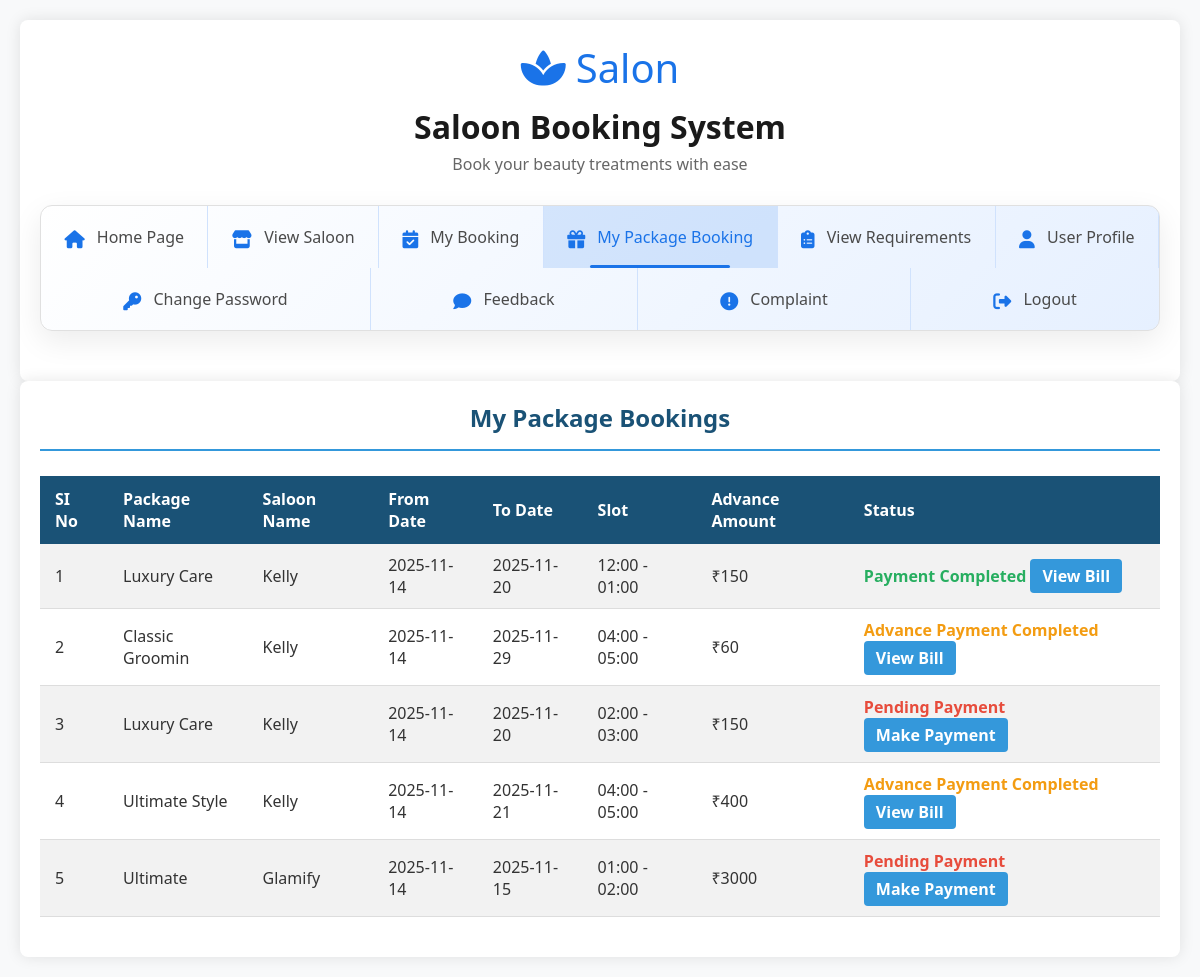
Screenshot of /User/mypackagebooking.php (signed in) with the database file from the repository.
### tables this page shows
CREATE TABLE `tbl_packagebooking` (
  `packagebooking_id` int(11) NOT NULL,
  `packagebooking_date` varchar(100) NOT NULL,
  `packagebooking_todate` varchar(100) NOT NULL,
  `packagebooking_amount` int(11) NOT NULL,
  `packagebooking_status` int(11) NOT NULL DEFAULT 0,
  `user_id` int(11) NOT NULL,
  `package_id` int(11) NOT NULL,
  `slot_id` int(11) NOT NULL,
  `packagebooking_totalamount` int(11) NOT NULL
);

CREATE TABLE `tbl_package` (
  `package_id` int(11) NOT NULL,
  `package_name` varchar(40) NOT NULL,
  `package_amount` int(11) NOT NULL,
  `package_description` varchar(100) NOT NULL,
  `package_photo` varchar(100) NOT NULL,
  `package_status` int(11) NOT NULL DEFAULT 1,
  `saloon_id` int(11) NOT NULL
);

CREATE TABLE `tbl_saloon` (
  `saloon_id` int(11) NOT NULL,
  `saloon_name` varchar(30) NOT NULL,
  `saloon_email` varchar(100) NOT NULL,
  `saloon_contact` varchar(30) NOT NULL,
  `saloon_password` varchar(30) NOT NULL,
  `saloon_address` varchar(40) NOT NULL,
  `saloon_logo` varchar(100) NOT NULL,
  `saloon_proof` varchar(100) NOT NULL,
  `saloon_status` int(11) NOT NULL DEFAULT 0,
  `place_id` int(11) NOT NULL,
  `saloon_ownername` varchar(30) NOT NULL,
  `saloon_gstno` varchar(100) NOT NULL,
  `saloon_doj` date NOT NULL,
  `saloon_reason` varchar(200) NOT NULL
);

CREATE TABLE `tbl_slot` (
  `slot_id` int(11) NOT NULL,
  `slot_from` varchar(40) NOT NULL,
  `slot_to` varchar(40) NOT NULL,
  `saloon_id` int(11) NOT NULL,
  `slot_status` int(11) NOT NULL DEFAULT 1
);

### User/mypackagebooking.php (the view, shortened to what this page needs)
<?php
include('Header.php');
?>
<!DOCTYPE html PUBLIC "-//W3C//DTD XHTML 1.0 Transitional//EN" "http://www.w3.org/TR/xhtml1/DTD/xhtml1-transitional.dtd">
<html xmlns="http://www.w3.org/1999/xhtml">
<head>
</head>
<body>
<div class="container">
  <h2>My Package Bookings</h2>
  <form id="form1" name="form1" method="post" action="">
    <table>
      <tr>
        <th>SI No</th>
        <th>Package Name</th>
        <th>Saloon Name</th>
        <th>From Date</th>
        <th>To Date</th>
        <th>Slot</th>
        <th>Advance Amount</th>
        <th>Status</th>
      </tr>
      <?php
      $i = 0;
      $sel="select * from tbl_packagebooking m INNER JOIN tbl_package p on m.package_id=p.package_id inner join tbl_saloon s on p.saloon_id=s.saloon_id inner join tbl_slot d on m.slot_id=d.slot_id where user_id='".$_SESSION['uid']."'";
      $row = $con->query($sel);
      if($row->num_rows > 0) {
        while($data = $row->fetch_assoc())
        {
          $i++;
        ?>
        <tr>
          <td><?php echo $i; ?></td>
          <td><?php echo $data["package_name"]; ?></td>
          <td><?php echo $data["saloon_name"];?></td>
          <td><?php echo $data["packagebooking_date"]; ?></td>
          <td><?php echo $data["packagebooking_todate"]; ?></td>
          <td><?php echo $data['slot_from'] ?> - <?php echo $data['slot_to'] ?></td>
          <td>₹<?php echo $data["packagebooking_amount"]; ?></td>
          <td>
            <?php
            if($data['packagebooking_status'] == 1) {
              echo '<span class="status-advance">Advance Payment Completed</span>';
              echo ' <a class="action-btn" href="Packagebill.php?bid='.$data['packagebooking_id'].'">View Bill</a>';
            } else if($data['packagebooking_status'] == 2) {
              echo '<span class="status-completed">Payment Completed</span>';
              echo ' <a class="action-btn" href="Packagebill.php?bid='.$data['packagebooking_id'].'">View Bill</a>';
            } else {
              echo '<span class="status-pending">Pending Payment</span>';
              echo ' <a class="action-btn" href="PaymentPackage.php?packid='.$data['packagebooking_id'].'">Make Payment</a>';
            }
            ?>
          </td>
        </tr>
        <?php
        }
      } else {
        echo '<tr><td colspan="8" style="text-align: center;">No package bookings found.</td></tr>';
      }
      ?>
    </table>
  </form>
</div>
</body>
</html>
<?php
include('Footer.php');
?>

### User/Header.php (style rules this page uses)
* { margin: 0; padding: 0; box-sizing: border-box; font-family: 'Segoe UI', Tahoma, Geneva, Verdana, sans-serif; }
body { background-color: #f8f9fa; color: #333; padding: 20px; }
.container { max-width: 1200px; margin: 0 auto; }

### User/mypackagebooking.php (style rules this page uses)
body { font-family: Arial, sans-serif; background-color: #f8f9fa; margin: 0; padding: 20px; color: #333; }
.container { max-width: 1200px; margin: 0 auto; background-color: #fff; border-radius: 8px; box-shadow: 0 0 15px rgba(0, 0, 0, 0.1); padding: 20px; }
h2 { color: #1a5276; text-align: center; margin-bottom: 25px; padding-bottom: 15px; border-bottom: 2px solid #3498db; }
table { width: 100%; border-collapse: collapse; margin: 20px 0; }
th { background-color: #1a5276; color: white; padding: 12px 15px; text-align: left; font-weight: bold; }
td { padding: 10px 15px; border-bottom: 1px solid #ddd; }
tr:nth-child(even) { background-color: #f2f2f2; }
a { color: #2980b9; text-decoration: none; font-weight: bold; }
.status-pending { color: #e74c3c; font-weight: bold; }
.status-completed { color: #27ae60; font-weight: bold; }
.status-advance { color: #f39c12; font-weight: bold; }
.action-btn { display: inline-block; padding: 6px 12px; background-color: #3498db; color: white; border-radius: 4px; text-decoration: none; transition: background-color 0.3s; }

### rows the page displays
tbl_packagebooking: package.package_name "Luxury Care", tbl_saloon.saloon_name "Kelly", packagebooking_date "2025-11-14", packagebooking_todate "2025-11-20", slot.slot_from "12:00", slot.slot_to "01:00", packagebooking_amount "150"
tbl_packagebooking: package.package_name "Classic Groomin", tbl_saloon.saloon_name "Kelly", packagebooking_date "2025-11-14", packagebooking_todate "2025-11-29", slot.slot_from "04:00", slot.slot_to "05:00", packagebooking_amount "60"
tbl_packagebooking: package.package_name "Luxury Care", tbl_saloon.saloon_name "Kelly", packagebooking_date "2025-11-14", packagebooking_todate "2025-11-20", slot.slot_from "02:00", slot.slot_to "03:00", packagebooking_amount "150"
tbl_packagebooking: package.package_name "Ultimate Style", tbl_saloon.saloon_name "Kelly", packagebooking_date "2025-11-14", packagebooking_todate "2025-11-21", slot.slot_from "04:00", slot.slot_to "05:00", packagebooking_amount "400"
tbl_packagebooking: package.package_name "Ultimate", tbl_saloon.saloon_name "Glamify", packagebooking_date "2025-11-14", packagebooking_todate "2025-11-15", slot.slot_from "01:00", slot.slot_to "02:00", packagebooking_amount "3000"
